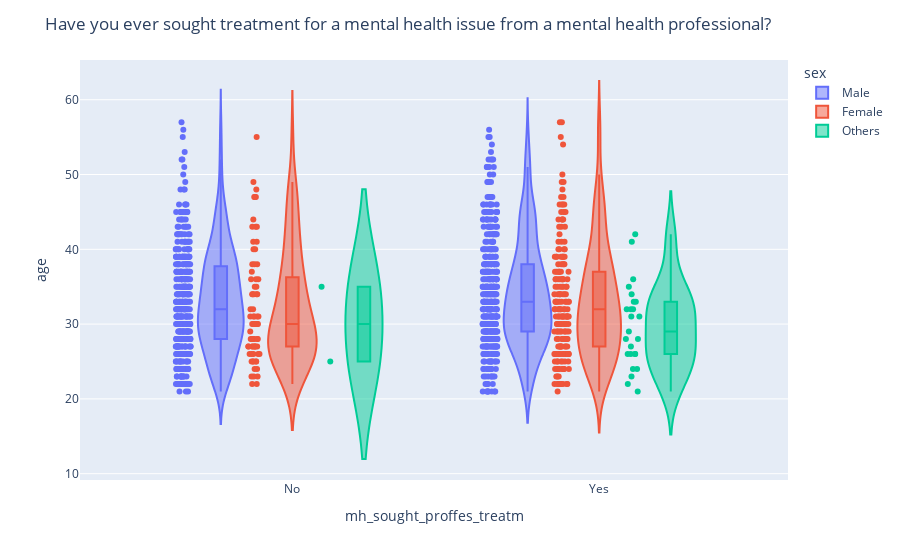

Notebook source saved alongside this figure:
### Markdown cell above
### "Treatment" Analysis From the Age-Gender Point

In both cases(yes-no), the median man age is higher than female;

In the yes to treatment category, the max men age is lower than women, and in the no to treatment category, the max women age is lower than men;

Women and others have more cases in treatment-yes category. 

Others have have great interest interest in treatment and the average age is low. They start early. Nearly all of them are looking for treatment. This is the part where creating an others category for sex paid off, those who are more questioning and aware of their gender are interested in getting help.

### Code cell
import plotly.express as px

fig = px.violin(data_age, y="age", x="mh_sought_proffes_treatm", color="sex", box=True, points="all")
fig.update_layout(
    title_text="Have you ever sought treatment for a mental health issue from a mental health professional?")
fig.show()

### Figure 1 — Plotly figure (JSON) as saved in the notebook; plotly's stock layout.template omitted (floating-point values rounded to 4 significant figures; data arrays with more than 128 entries replaced by an {"elided": "..."} marker saying what was removed)
{"data": [{"alignmentgroup": "True", "box": {"visible": true}, "hovertemplate": "sex=Male<br>mh_sought_proffes_treatm=%{x}<br>age=%{y}<extra></extra>", "legendgroup": "Male", "marker": {"color": "#636efa"}, "name": "Male", "offsetgroup": "Male", "orientation": "v", "points": "all", "scalegroup": "True", "showlegend": true, "type": "violin", "x": {"elided": "838 str values"}, "x0": " ", "xaxis": "x", "y": {"elided": "838 int values"}, "y0": " ", "yaxis": "y"}, {"alignmentgroup": "True", "box": {"visible": true}, "hovertemplate": "sex=Female<br>mh_sought_proffes_treatm=%{x}<br>age=%{y}<extra></extra>", "legendgroup": "Female", "marker": {"color": "#EF553B"}, "name": "Female", "offsetgroup": "Female", "orientation": "v", "points": "all", "scalegroup": "True", "showlegend": true, "type": "violin", "x": {"elided": "262 str values"}, "x0": " ", "xaxis": "x", "y": {"elided": "262 int values"}, "y0": " ", "yaxis": "y"}, {"alignmentgroup": "True", "box": {"visible": true}, "hovertemplate": "sex=Others<br>mh_sought_proffes_treatm=%{x}<br>age=%{y}<extra></extra>", "legendgroup": "Others", "marker": {"color": "#00cc96"}, "name": "Others", "offsetgroup": "Others", "orientation": "v", "points": "all", "scalegroup": "True", "showlegend": true, "type": "violin", "x": ["Yes", "Yes", "Yes", "No", "Yes", "Yes", "Yes", "Yes", "Yes", "Yes", "Yes", "Yes", "Yes", "Yes", "Yes", "Yes", "Yes", "Yes", "Yes", "Yes", "Yes", "Yes", "Yes", "Yes", "Yes", "Yes", "No"], "x0": " ", "xaxis": "x", "y": [32, 32, 42, 35, 26, 26, 28, 34, 26, 23, 32, 29, 31, 33, 35, 28, 33, 21, 36, 31, 24, 27, 41, 24, 22, 26, 25], "y0": " ", "yaxis": "y"}], "layout": {"legend": {"title": {"text": "sex"}, "tracegroupgap": 0}, "margin": {"t": 60}, "title": {"text": "Have you ever sought treatment for a mental health issue from a mental health professional?"}, "violinmode": "group", "xaxis": {"anchor": "y", "domain": [0, 1], "title": {"text": "mh_sought_proffes_treatm"}}, "yaxis": {"anchor": "x", "domain": [0, 1], "title": {"text": "age"}}}}
